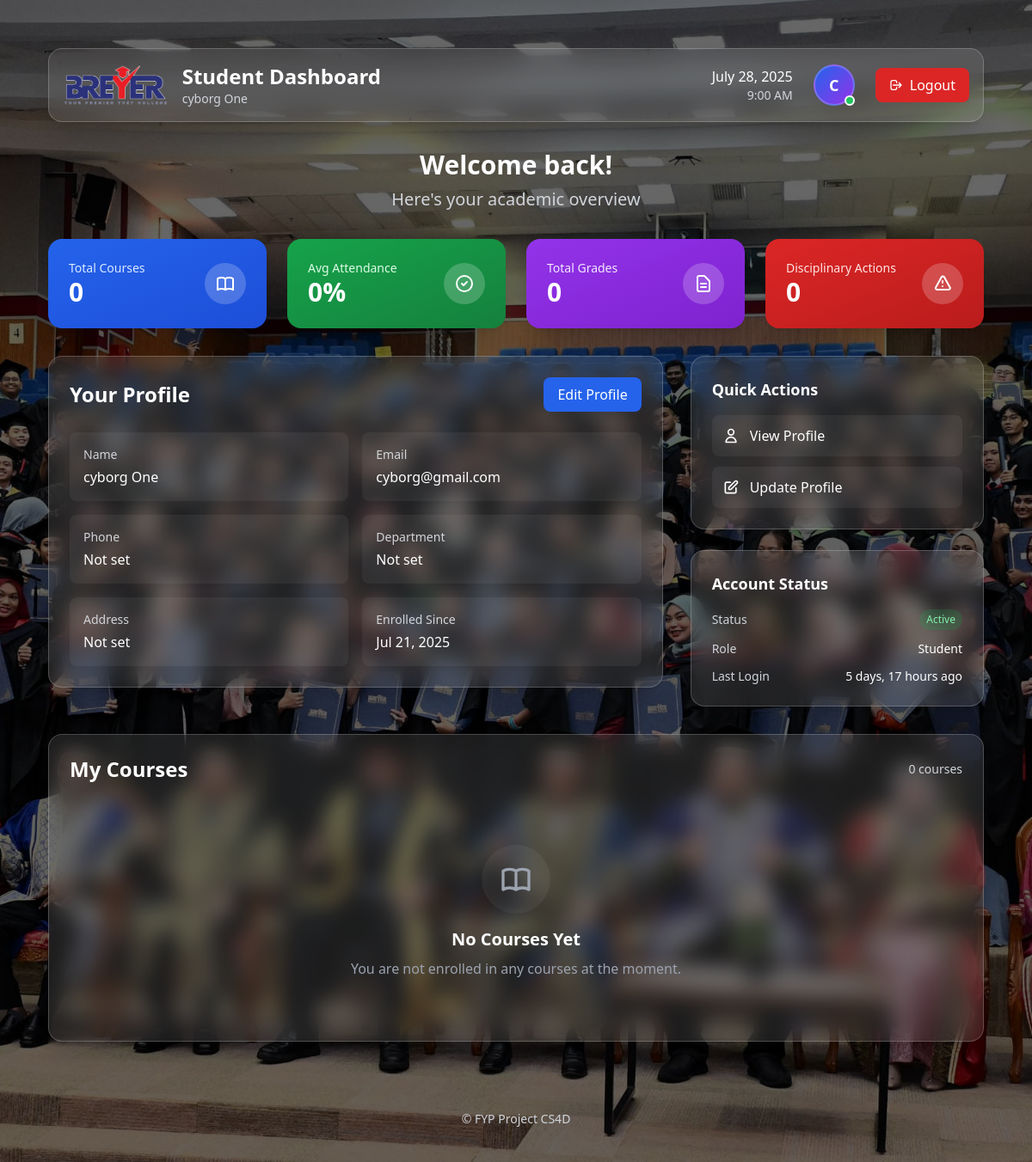
Before: /student/dashboard/ (signed in) with the older database file.
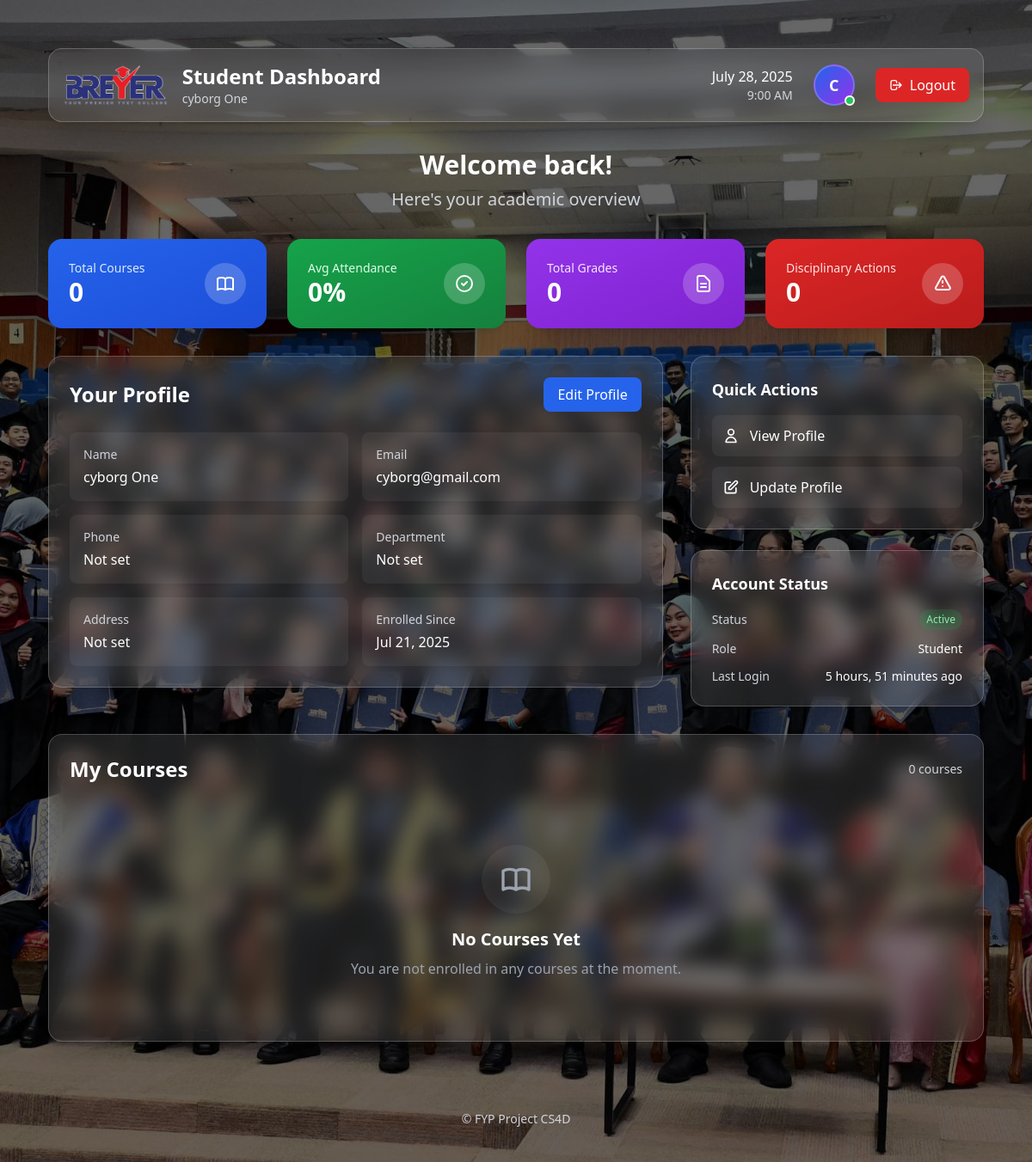
After: the same page with the newer database file.
### accounts/models.py (models this page shows, shortened)
class CustomUser(AbstractBaseUser, PermissionsMixin):
    class Role(models.TextChoices):
        STUDENT = 'STUDENT', 'Student'
        LECTURER = 'LECTURER', 'Lecturer'
        ADMIN = 'ADMIN', 'Admin'
    email = models.EmailField(unique=True)
    role = models.CharField(max_length=20, choices=Role.choices, default=Role.STUDENT)
    first_name = models.CharField(max_length=30, blank=True)
    last_name = models.CharField(max_length=30, blank=True)
    phone_number = models.CharField(max_length=20, blank=True, null=True)
    address = models.TextField(blank=True, null=True)
    department = models.ForeignKey(
    Department,
    null=True,
    blank=True,
    on_delete=models.SET_NULL,
    related_name='users'
)
    profile_picture = models.ImageField(upload_to='profile_pics/', blank=True, null=True)  # Added profile_picture field
    is_staff = models.BooleanField(default=False)
    is_active = models.BooleanField(default=True)
    date_joined = models.DateTimeField(default=timezone.now, blank=True, null=True)
    USERNAME_FIELD = 'email'
    REQUIRED_FIELDS = ['first_name', 'last_name']
    objects = CustomUserManager()
    def get_full_name(self):
        return f"{self.first_name} {self.last_name}".strip()

### accounts/decorators.py (the view)
        @login_required
        def _wrapped_view(request, *args, **kwargs):
            if request.user.role != role:
                return HttpResponseForbidden("You are not authorized to view this page.")
            return view_func(request, *args, **kwargs)

### student/views.py (called while the page is built, shortened)
@role_required(CustomUser.Role.STUDENT)
def student_dashboard(request):
    try:
        student = Student.objects.get(user=request.user)
        student.latest_activity = timezone.now()
        student.save(update_fields=['latest_activity'])
    except Student.DoesNotExist:
        pass
    enrollments = Enrollment.objects.filter(student__user=request.user).select_related('course')
    courses_data = []
    try:
        student = Student.objects.get(user=request.user)
        disciplinary_actions = DisciplinaryAction.objects.filter(student=student).order_by('-date')
    except Student.DoesNotExist:
        disciplinary_actions = []
    context = {
        'courses_data': courses_data,
        'disciplinary_actions': disciplinary_actions,
    }
    return render(request, 'student/dashboard.html', context)

### student/templates/student/dashboard.html (shortened to what the changed rows need)
{% extends 'base.html' %}
{% load static %}
{% block content %}
<div class="bg-white/10 backdrop-blur-md rounded-2xl p-4 border border-white/20 shadow-xl mb-8">
  <div class="flex justify-between items-center">
    <div class="flex items-center space-x-4">
      <div>
        <h1 class="text-2xl font-bold text-white">Student Dashboard</h1>
        <p class="text-gray-300 text-sm">{{ request.user.get_full_name|default:request.user.email }}</p>
      </div>
    </div>
    <div class="flex items-center space-x-6">
      <a href="{% url 'student:profile' %}" class="relative group">
        {% if request.user.profile_picture %}
          <img src="{{ request.user.profile_picture.url }}" alt="Profile Picture"
               class="w-12 h-12 rounded-full object-cover border-2 border-white/20 group-hover:border-blue-400 transition-colors">
        {% else %}
          <div class="w-12 h-12 rounded-full bg-gradient-to-br from-blue-600 to-purple-600 flex items-center justify-center border-2 border-white/20 group-hover:border-blue-400 transition-colors">
            <span class="text-white font-semibold text-lg">
              {{ request.user.get_full_name|first|upper|default:request.user.email|first|upper }}
            </span>
          </div>
        {% endif %}
      </a>
    </div>
  </div>
</div>
<div class="text-center mb-8">
  <h2 class="text-3xl font-bold text-white mb-2">Welcome back!</h2>
</div>
<div class="grid grid-cols-1 lg:grid-cols-3 gap-8">
  <div class="lg:col-span-2">
    <div class="bg-white/10 backdrop-blur-md rounded-2xl p-6 border border-white/20 shadow-xl">
      <div class="flex items-center justify-between mb-6">
        <h2 class="text-2xl font-semibold text-white">Your Profile</h2>
      </div>
      <div class="grid grid-cols-1 md:grid-cols-2 gap-4">
        <div class="bg-white/5 rounded-lg p-4">
          <h3 class="text-sm font-medium text-gray-300 mb-1">Name</h3>
          <p class="text-white">{{ request.user.get_full_name|default:"N/A" }}</p>
        </div>
        <div class="bg-white/5 rounded-lg p-4">
          <h3 class="text-sm font-medium text-gray-300 mb-1">Email</h3>
          <p class="text-white">{{ request.user.email }}</p>
        </div>
        <div class="bg-white/5 rounded-lg p-4">
          <h3 class="text-sm font-medium text-gray-300 mb-1">Phone</h3>
          <p class="text-white">{{ request.user.phone_number|default:"Not set" }}</p>
        </div>
        <div class="bg-white/5 rounded-lg p-4">
          <h3 class="text-sm font-medium text-gray-300 mb-1">Department</h3>
          <p class="text-white">{{ request.user.department|default:"Not set" }}</p>
        </div>
        <div class="bg-white/5 rounded-lg p-4">
          <h3 class="text-sm font-medium text-gray-300 mb-1">Address</h3>
          <p class="text-white">{{ request.user.address|default:"Not set" }}</p>
        </div>
        <div class="bg-white/5 rounded-lg p-4">
          <h3 class="text-sm font-medium text-gray-300 mb-1">Enrolled Since</h3>
          <p class="text-white">{{ request.user.date_joined|date:"M d, Y" }}</p>
        </div>
      </div>
    </div>
  </div>
  <div class="space-y-6">
    <div class="bg-white/10 backdrop-blur-md rounded-2xl p-6 border border-white/20 shadow-xl">
      <div class="space-y-3">
        <div class="flex items-center justify-between">
          <span class="text-gray-300 text-sm">Role</span>
          <span class="text-white text-sm">{{ request.user.get_role_display }}</span>
        </div>
        <div class="flex items-center justify-between">
          <span class="text-gray-300 text-sm">Last Login</span>
          <span class="text-white text-sm">{{ request.user.last_login|timesince }} ago</span>
        </div>
      </div>
    </div>
  </div>
</div>
<div class="bg-white/10 backdrop-blur-md rounded-2xl p-6 border border-white/20 shadow-xl mt-8">
  <div class="flex items-center justify-between mb-6">
    <h2 class="text-2xl font-semibold text-white">My Courses</h2>
  </div>
</div>
{% endblock %}

Changed rows visible on the page:
changed CustomUser "cyborg One": user.last_login "5 days, 17 hours" → "5 hours, 51 minutes"
